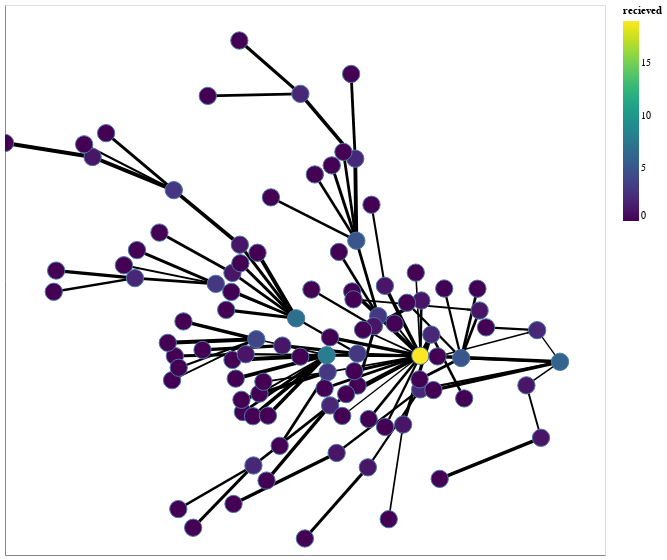

The code cell stored with this chart in its notebook:
### Markdown cell above
## Original unmodified version from the graph library

### Code cell
# Add weights to nodes and edges
G = nx.gn_graph(n=100)

# Compute positions for viz.
pos = nx.spring_layout(G)

for n in G.nodes():
    G.nodes[n]['recieved'] = G.in_degree(n)

for e in G.edges():
    G.edges[e]['weight'] = np.random.uniform(1, 10)

for e in G.edges():
    G.edges[e]['label'] = np.random.uniform(1, 10)


# Draw the graph using Altair
viz = nxa_o.draw_networkx(
    G, pos=pos,
    node_color='recieved',
    cmap='viridis',
    width='weight',
    edge_color='black',
).properties(height = 550, width = 600)

# Show it as an interactive plot!
viz.interactive()

### Figure 1 — Vega-Lite specification as saved in the notebook (floating-point values rounded to 4 significant figures; data arrays with more than 128 entries replaced by an {"elided": "..."} marker saying what was removed)
{"config": {"view": {"continuousWidth": 400, "continuousHeight": 300}}, "layer": [{"data": {"name": "data-ea1668cbd7404e999f6e9f83e7bef22f"}, "mark": {"type": "line", "color": "black", "opacity": 1}, "encoding": {"detail": {"type": "quantitative", "field": "edge"}, "size": {"type": "quantitative", "field": "weight", "legend": null}, "x": {"type": "quantitative", "axis": {"grid": false, "labels": false, "ticks": false, "title": ""}, "field": "x"}, "y": {"type": "quantitative", "axis": {"grid": false, "labels": false, "ticks": false, "title": ""}, "field": "y"}}, "selection": {"selector016": {"type": "interval", "bind": "scales", "encodings": ["x", "y"]}}}, {"data": {"name": "data-81c06f2eb3b4e92e8ff597090f5d3670"}, "mark": {"type": "line", "color": "black", "opacity": 1, "strokeWidth": 2}, "encoding": {"detail": {"type": "quantitative", "field": "edge"}, "x": {"type": "quantitative", "axis": {"grid": false, "labels": false, "ticks": false}, "field": "x"}, "y": {"type": "quantitative", "axis": {"grid": false, "labels": false, "ticks": false}, "field": "y"}}}, {"data": {"name": "data-169c9aed0a2440ac10fd2824dc563d75"}, "mark": {"type": "point", "opacity": 1, "size": 300, "strokeWidth": 1.0}, "encoding": {"fill": {"type": "quantitative", "field": "recieved", "scale": {"scheme": "viridis"}}, "x": {"type": "quantitative", "axis": {"grid": false, "labels": false, "ticks": false}, "field": "x"}, "y": {"type": "quantitative", "axis": {"grid": false, "labels": false, "ticks": false}, "field": "y"}}}], "height": 550, "width": 600, "$schema": "https://vega.github.io/schema/vega-lite/v4.8.1.json", "datasets": {"data-ea1668cbd7404e999f6e9f83e7bef22f": {"elided": "198 records"}, "data-81c06f2eb3b4e92e8ff597090f5d3670": {"elided": "198 records"}, "data-169c9aed0a2440ac10fd2824dc563d75": [{"recieved": 6.0, "x": 0.85, "y": -0.07845}, {"recieved": 19.0, "x": 0.3843, "y": -0.06537}, {"recieved": 2.0, "x": 0.3839, "y": -0.1387}, {"recieved": 3.0, "x": 0.2441, "y": 0.02122}, {"recieved": 2.0, "x": 0.4209, "y": -0.01914}, {"recieved": 5.0, "x": 0.5205, "y": -0.07018}, {"recieved": 8.0, "x": 0.07202, "y": -0.06416}, {"recieved": 0.0, "x": -0.2309, "y": -0.1152}, {"recieved": 3.0, "x": 0.175, "y": -0.06045}, {"recieved": 5.0, "x": 0.1711, "y": 0.1857}, {"recieved": 7.0, "x": -0.02962, "y": 0.01645}, {"recieved": 1.0, "x": -0.07546, "y": -0.04312}, {"recieved": 3.0, "x": -0.2973, "y": 0.09156}, {"recieved": 1.0, "x": 0.3879, "y": 0.05524}, {"recieved": 2.0, "x": 0.08371, "y": -0.1737}, {"recieved": 1.0, "x": -0.2418, "y": 0.1155}, {"recieved": 0.0, "x": -0.2154, "y": 0.1366}, {"recieved": 1.0, "x": -0.2171, "y": 0.1769}, {"recieved": 1.0, "x": 0.582, "y": 0.03337}, {"recieved": 2.0, "x": -0.5668, "y": 0.1041}, {"recieved": 3.0, "x": -0.4373, "y": 0.2961}, {"recieved": 1.0, "x": 0.3271, "y": -0.2154}, {"recieved": 0.0, "x": 0.1572, "y": 0.07499}, {"recieved": 0.0, "x": -0.8374, "y": 0.07435}, {"recieved": 1.0, "x": 0.738, "y": -0.1298}, {"recieved": 0.0, "x": -0.2069, "y": -0.1881}, {"recieved": 4.0, "x": -0.1623, "y": -0.02928}, {"recieved": 0.0, "x": 0.2987, "y": 0.004937}, {"recieved": 0.0, "x": 0.08921, "y": 0.35}, {"recieved": 1.0, "x": 0.1055, "y": -0.2773}, {"recieved": 0.0, "x": 0.08346, "y": -0.02513}, {"recieved": 0.0, "x": -0.2417, "y": -0.07444}, {"recieved": 2.0, "x": 0.1675, "y": 0.3647}, {"recieved": 0.0, "x": -0.1521, "y": -0.1479}, {"recieved": 1.0, "x": -0.708, "y": 0.3683}, {"recieved": 0.0, "x": 0.1751, "y": -0.1302}, {"recieved": 0.0, "x": 0.3693, "y": 0.116}, {"recieved": 0.0, "x": -0.01569, "y": -0.06727}, {"recieved": 2.0, "x": 0.7739, "y": -0.009421}, {"recieved": 0.0, "x": 0.6036, "y": -0.00335}, {"recieved": 0.0, "x": -0.1583, "y": 0.1594}, {"recieved": 2.0, "x": -0.01539, "y": 0.5062}, {"recieved": 0.0, "x": -0.1136, "y": 0.2803}, {"recieved": 0.0, "x": -0.6036, "y": 0.1322}, {"recieved": 0.0, "x": -0.4051, "y": 0.009628}, {"recieved": 0.0, "x": -0.5601, "y": 0.1653}, {"recieved": 0.0, "x": 0.1538, "y": 0.5495}, {"recieved": 1.0, "x": 0.7867, "y": -0.2443}, {"recieved": 0.0, "x": -0.8295, "y": 0.1206}, {"recieved": 0.0, "x": 0.428, "y": -0.1401}, {"recieved": 0.0, "x": -0.4852, "y": 0.2034}, {"recieved": 1.0, "x": -0.1976, "y": -0.062}, {"recieved": 3.0, "x": 0.07546, "y": -0.1009}, {"recieved": 0.0, "x": -0.2627, "y": 0.03475}, {"recieved": 2.0, "x": -0.1719, "y": -0.3047}, {"recieved": 0.0, "x": 0.1617, "y": 0.05777}, {"recieved": 0.0, "x": -0.7363, "y": 0.396}, {"recieved": 0.0, "x": 0.34, "y": 0.05031}, {"recieved": 0.0, "x": -0.4338, "y": -0.06595}, {"recieved": 0.0, "x": 0.3818, "y": -0.1167}, {"recieved": 1.0, "x": 0.2296, "y": -0.0007421}, {"recieved": 0.0, "x": -0.2457, "y": 0.07399}, {"recieved": 0.0, "x": -0.4432, "y": -0.1186}, {"recieved": 0.0, "x": 0.449, "y": -0.3339}, {"recieved": 0.0, "x": -0.3417, "y": -0.05265}, {"recieved": 0.0, "x": -0.4224, "y": -0.3998}, {"recieved": 0.0, "x": -0.2383, "y": -0.3886}, {"recieved": 0.0, "x": 0.5748, "y": 0.08095}, {"recieved": 1.0, "x": 0.2663, "y": 0.08723}, {"recieved": 0.0, "x": 0.279, "y": -0.4218}, {"recieved": 0.0, "x": -0.2118, "y": -0.1614}, {"recieved": 1.0, "x": 0.2095, "y": -0.3087}, {"recieved": 0.0, "x": 0.4641, "y": 0.08144}, {"recieved": 0.0, "x": 0.2124, "y": -0.2034}, {"recieved": 0.0, "x": -0.2189, "y": 0.6225}, {"recieved": 0.0, "x": -0.08437, "y": -0.2617}, {"recieved": 0.0, "x": -0.324, "y": 0.5017}, {"recieved": 0.0, "x": 0.1371, "y": -0.149}, {"recieved": 0.0, "x": -0.3728, "y": -0.4405}, {"recieved": 0.0, "x": -0.1282, "y": -0.3376}, {"recieved": 0.0, "x": 0.1641, "y": -0.09902}, {"recieved": 0.0, "x": -0.0002996, "y": -0.4639}, {"recieved": 0.0, "x": 0.06526, "y": -0.1364}, {"recieved": 0.0, "x": 0.2669, "y": -0.2207}, {"recieved": 0.0, "x": 0.03278, "y": 0.3303}, {"recieved": 0.0, "x": -0.663, "y": 0.4204}, {"recieved": 0.0, "x": -0.1733, "y": -0.1972}, {"recieved": 0.0, "x": 0.1132, "y": 0.1613}, {"recieved": 0.0, "x": -0.4209, "y": -0.09149}, {"recieved": 0.0, "x": 0.5307, "y": -0.1584}, {"recieved": 0.0, "x": 0.2216, "y": 0.2642}, {"recieved": 0.0, "x": 0.1936, "y": -0.008597}, {"recieved": 0.0, "x": 0.1242, "y": -0.1966}, {"recieved": 0.0, "x": -0.1387, "y": -0.122}, {"recieved": 0.0, "x": -0.1235, "y": -0.1959}, {"recieved": 0.0, "x": 0.128, "y": 0.3794}, {"recieved": 0.0, "x": -0.4574, "y": -0.03707}, {"recieved": 0.0, "x": 0.02141, "y": 0.07909}, {"recieved": 0.0, "x": 0.4418, "y": -0.06673}, {"recieved": 0.0, "x": -1.0, "y": 0.399}]}}
